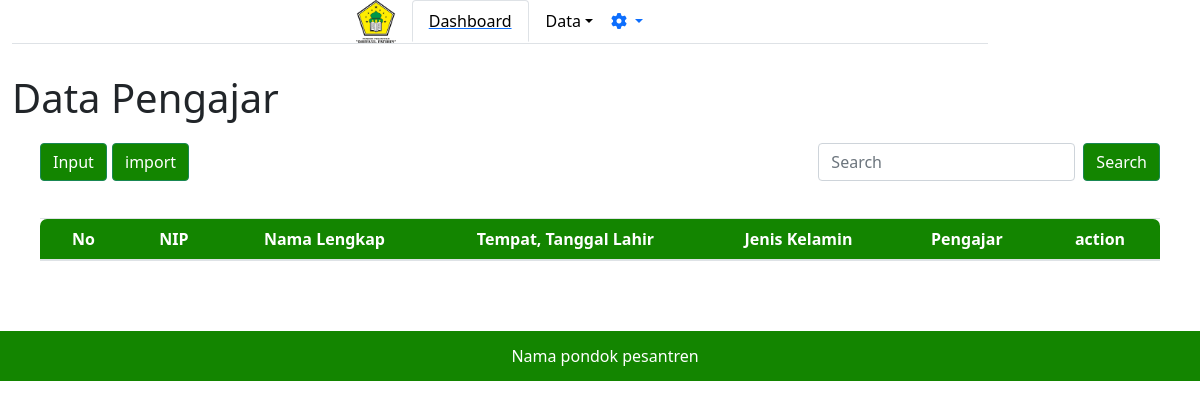
/adminpondok/datapengajar/, run on an earlier commit of the app's database.
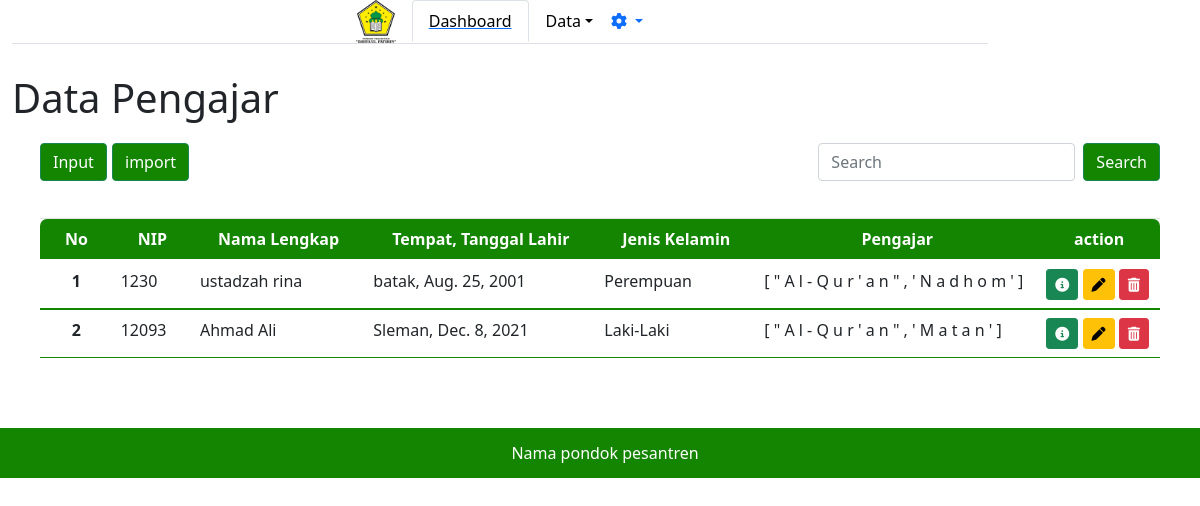
And on a later commit of the database.
### adminpondok/models.py (models this page shows)
class Pengajar(models.Model):
    kelamin = [
        ('Laki-Laki', 'Laki-Laki'),
        ('Perempuan', 'Perempuan'),
    ]
    NIP = models.IntegerField(unique=True)
    nama_pengajar = models.CharField(max_length=30)
    tempat_lahir = models.CharField(max_length=20)
    tanggal_lahir = models.DateField()
    jk = models.CharField(max_length=9, choices=kelamin, default='')
    almt = models.TextField(default='')
    telp = models.IntegerField(default=0)
    email = models.CharField(default='', max_length=20)
    pngjr = models.CharField(max_length=10, default='')

### adminpondok/views.py (the view, shortened to what this page needs)
# urls.py: path('datapengajar/', views.datapengajar),
def datapengajar(req):
    pengajar = models.Pengajar.objects.order_by('-id')
    return render(req, 'adminpondok/datapengajar.html', {
        'data': pengajar,
    })

### adminpondok/templates/adminpondok/datapengajar.html (shortened to what this page needs)
{% extends "adminpondok/base.html" %}
{% block content %}
<h1>Data Pengajar</h1>
<nav class="navbar navbar-light bg-white">
    <div class="container-fluid">
        <a class="navbar-brand">
            <button type="button" class="btn btn-success" data-bs-toggle="modal" data-bs-target="#staticBackdrop"
                style="background-color: #138500;">
                Input
            </button>
            <button type="button" class="btn btn-success" style="background-color: #138500;">
                import
            </button>
        </a>
        <form class="d-flex">
            <input class="form-control me-2" type="search" placeholder="Search" aria-label="Search">
            <button class="btn btn-success" style="background-color:#138500 ;" type="submit">Search</button>
        </form>
    </div>
</nav>
<div class="card-body table-responsive">
    <div class="min-h-screen bg-white py-2">
        <div class="container-fluid">
            <table class="table">
                <thead class="" style="background-color: #138500; color: #FFFFFF;">
                    <tr>
                        <th class="font-semibold text-sm uppercase px-4 py-2 text-center">No</th>
                        <th class="font-semibold text-sm uppercase px-4 py-2 text-center">NIP</th>
                        <th class="font-semibold text-sm uppercase px-4 py-2 text-center">Nama Lengkap</th>
                        <th class="font-semibold text-sm uppercase px-4 py-2 text-center">Tempat, Tanggal Lahir</th>
                        <th class="font-semibold text-sm uppercase px-4 py-2 text-center">Jenis Kelamin</th>
                        <th class="font-semibold text-sm uppercase px-4 py-2 text-center">Pengajar</th>
                        <th class="font-semibold text-sm uppercase px-4 py-2 text-center">action</th>
                    </tr>
                </thead>
                {% for d in data %}
                <tbody class="divide-y divide-gray-500" style="border-color: #138500;">
                    <tr>
                        <th scope=" row" class="text-center">{{ forloop.counter }}</th>
                        <td>{{d.NIP}}</td>
                        <td>{{d.nama_pengajar}}</td>
                        <td>{{d.tempat_lahir}}, {{d.tanggal_lahir}}</td>
                        <td>{{d.jk}}</td>
                        <td>{% for dt in d.pngjr %} {{dt}} {% endfor %}</td>
                        <td>
                            <a class="btn btn-sm btn-success" href="/{{d.id}}/detail"><i
                                    class="fas fa-info-circle"></i></a>
                            <a class="btn btn-sm btn-warning" href="/adminpondok/datapengajar/{{d.id}}/editpengajar"><i
                                    class="fas fa-pen"></i></a>
                            <a class="btn btn-sm btn-danger" href="/adminpondok/datapengajar/{{d.id}}/deletepengajar"><i
                                    class="fas fa-trash-alt"></i></a>
                        </td>
                    </tr>
                </tbody>
                {% endfor %}
            </table>
        </div>
    </div>
</div>
{% endblock %}

What changed in the data, as far as the page shows it:
added Pengajar: NIP "1230", nama_pengajar "ustadzah rina", tempat_lahir "batak", tanggal_lahir "Aug. 25, 2001", jk "Perempuan", pngjr "[" "\"" "A" "l" "-" "Q" "u" "r" "'" "a" "n" "\"" "," "'" "N" "a" "d" "h" "o" "m" "'" "]"
added Pengajar: NIP "12093", nama_pengajar "Ahmad Ali", tempat_lahir "Sleman", tanggal_lahir "Dec. 8, 2021", jk "Laki-Laki", pngjr "[" "\"" "A" "l" "-" "Q" "u" "r" "'" "a" "n" "\"" "," "'" "M" "a" "t" "a" "n" "'" "]"
